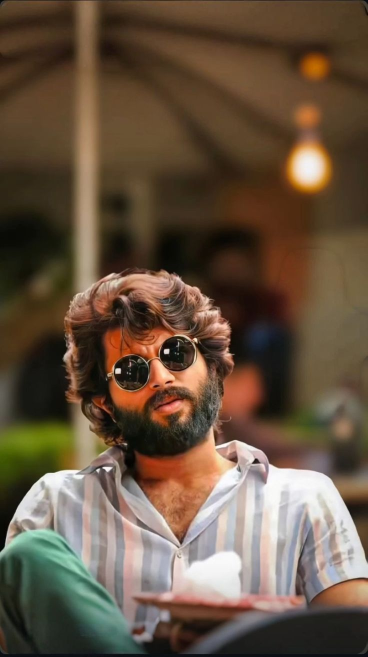
#> input picture CO-3AT-1/exp-3/vd.jpg, 735 x 1313 px (shown at 1/2 size)
$ python code.py
#> lines starting #> are read from the running program, lines starting #| are printed output that depends on the picture; after the words box and inside, x2 and y2 are one past the last pixel; in counts of white or black regions, pixels touching at a corner belong together
import cv2

img = cv2.imread("vd.jpg")
#> img is the input picture: shape (1313, 735, 3); mean B, G, R 64.9, 83.3, 101.7

if img is None:
    print("Image not found")
    exit()

gray = cv2.cvtColor(img, cv2.COLOR_BGR2GRAY)
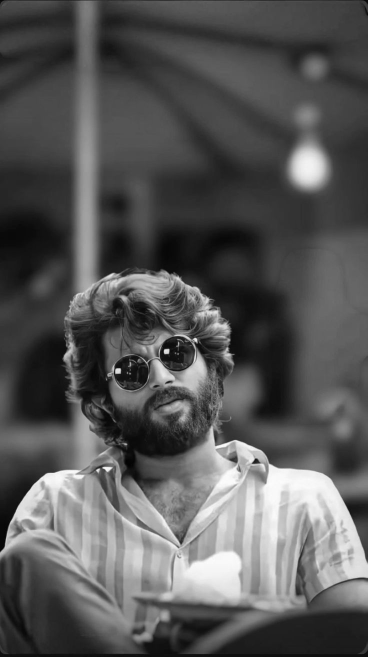
#> gray: shape (1313, 735) (shown at 1/2 size); min 0, max 254, mean 86.7

blur = cv2.GaussianBlur(gray, (5, 5), 0)

wide_gap = cv2.Canny(blur, 30, 200)
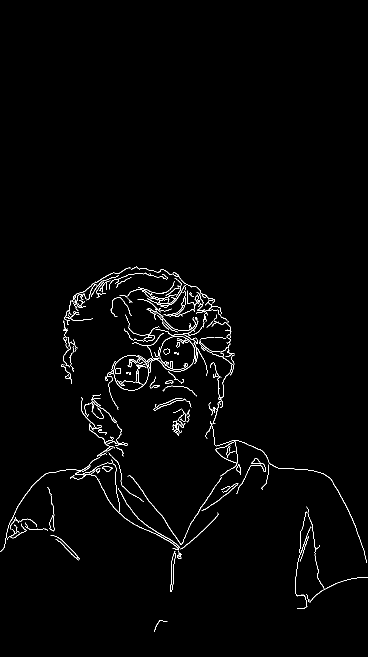
#> wide_gap: shape (1313, 735) (shown at 1/2 size); 1.4% white in thin lines or dots, all inside (x1, y1, x2, y2) = (0, 533, 735, 1264)
narrow_gap = cv2.Canny(blur, 150, 200)
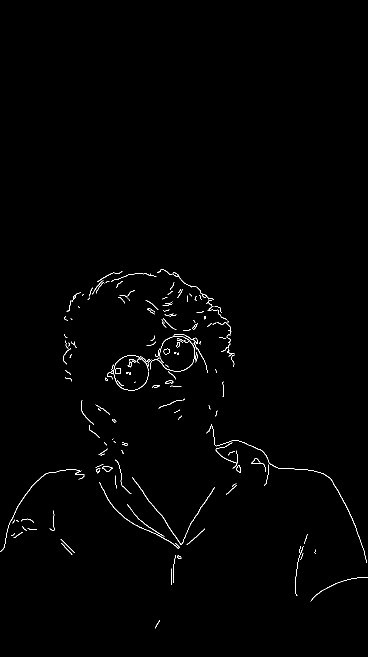
#> narrow_gap: shape (1313, 735) (shown at 1/2 size); 0.71% white in thin lines or dots, all inside (x1, y1, x2, y2) = (0, 538, 735, 1257)
optimal = cv2.Canny(blur, 50, 150)
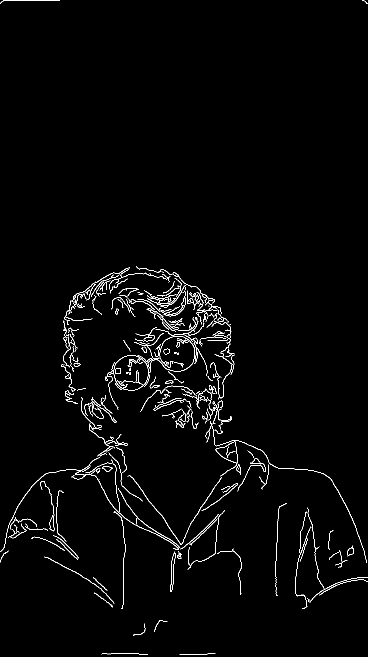
#> optimal: shape (1313, 735) (shown at 1/2 size); 1.8% white in thin lines or dots

cv2.imwrite("original.jpg", img)
cv2.imwrite("canny_wide_gap.jpg", wide_gap)
cv2.imwrite("canny_narrow_gap.jpg", narrow_gap)
cv2.imwrite("canny_optimal.jpg", optimal)

cv2.namedWindow("Original Image", cv2.WINDOW_NORMAL)
cv2.namedWindow("Wide Gap", cv2.WINDOW_NORMAL)
cv2.namedWindow("Narrow Gap", cv2.WINDOW_NORMAL)
cv2.namedWindow("Optimal", cv2.WINDOW_NORMAL)

cv2.resizeWindow("Original Image", 600, 400)
cv2.resizeWindow("Wide Gap", 600, 400)
cv2.resizeWindow("Narrow Gap", 600, 400)
cv2.resizeWindow("Optimal", 600, 400)

cv2.imshow("Original Image", img)
cv2.imshow("Wide Gap", wide_gap)
cv2.imshow("Narrow Gap", narrow_gap)
cv2.imshow("Optimal", optimal)

cv2.waitKey(0)
cv2.destroyAllWindows()
